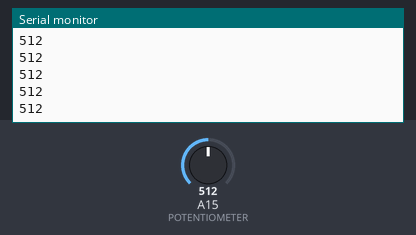
Bench run of a sketch on a simulated Arduino Mega 2560, built with avr-gcc and run on an emulated ATmega2560. Parts: the last lines printed to the serial monitor. Inputs (shaded band) come from the test bench; at power-on: A15 (POTENTIOMETER) = 512.

Above: at 1.2 s.
1.3 s: A15 (POTENTIOMETER) set to 716
At 1.31 s:
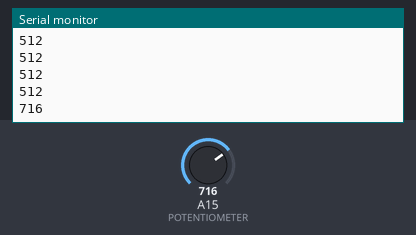
2.8 s: A15 (POTENTIOMETER) set to 900
At 2.81 s:
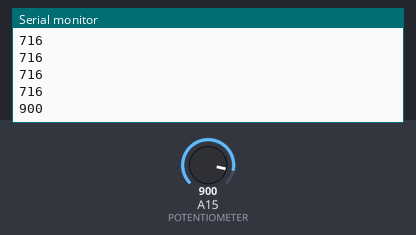
Timing chart, 0 to 5.8 s (numbered marks = the images above; inputs shaded):
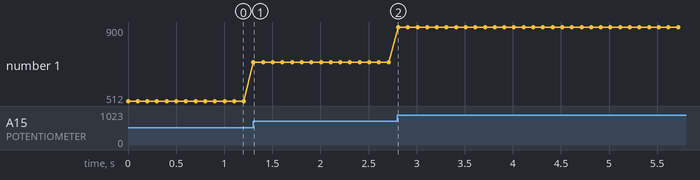

The sketch:

potentiometer.ino
```cpp
#define POTENTIOMETER A15

void setup() {
  Serial.begin(9600);
}

void loop() {
  Serial.println(analogRead(POTENTIOMETER));
  delay(100);
}
```

Measured:
- after the input at 1.3 s, the serial monitor: prints a new line at once (image 1)
- after the input at 2.8 s, the serial monitor: prints a new line at once (image 2)
- plotted number 1: 512 → 716 after the input at 1.3 s, 716 → 900 after the input at 2.8 s
